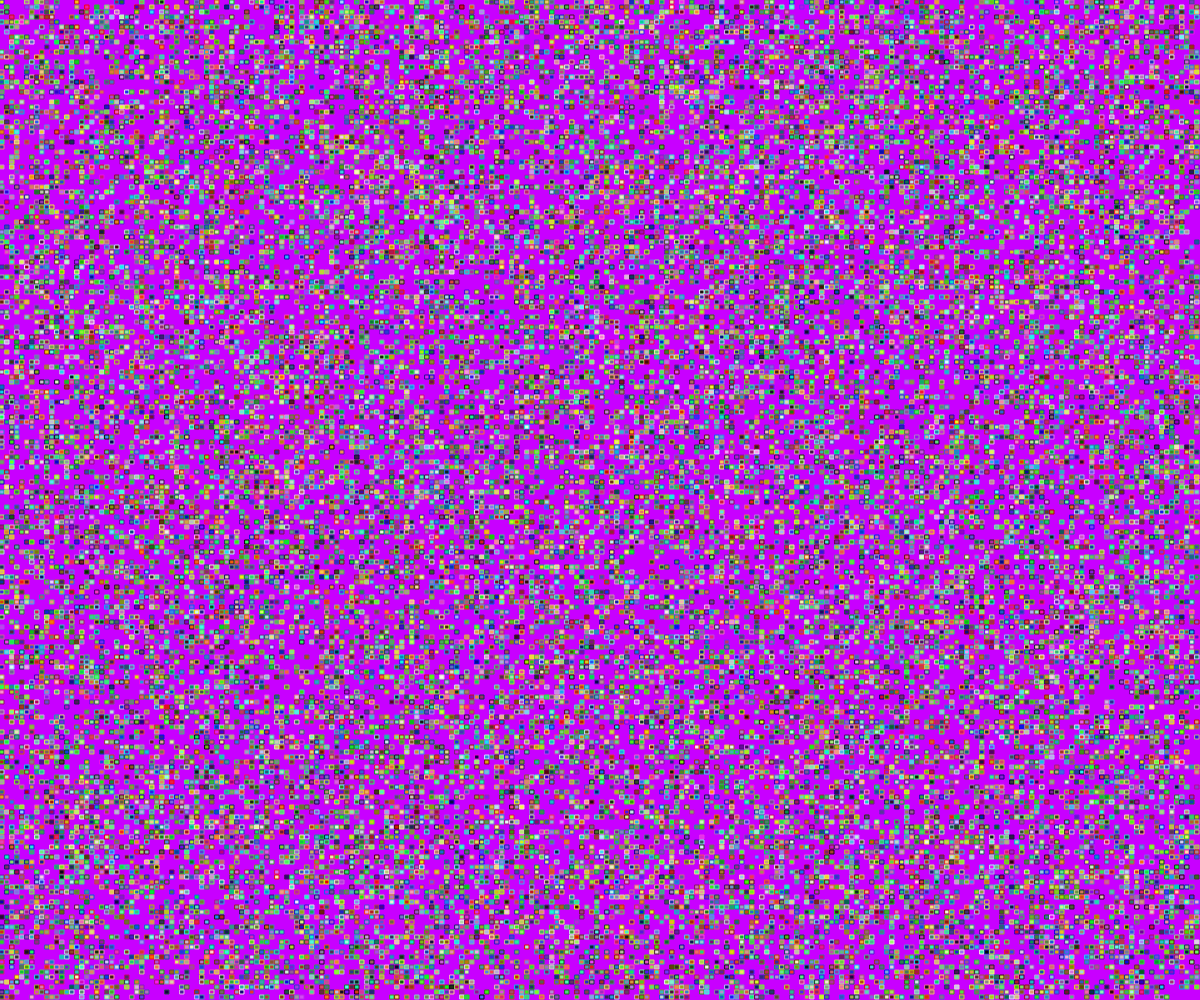
Frame 1 (no input)
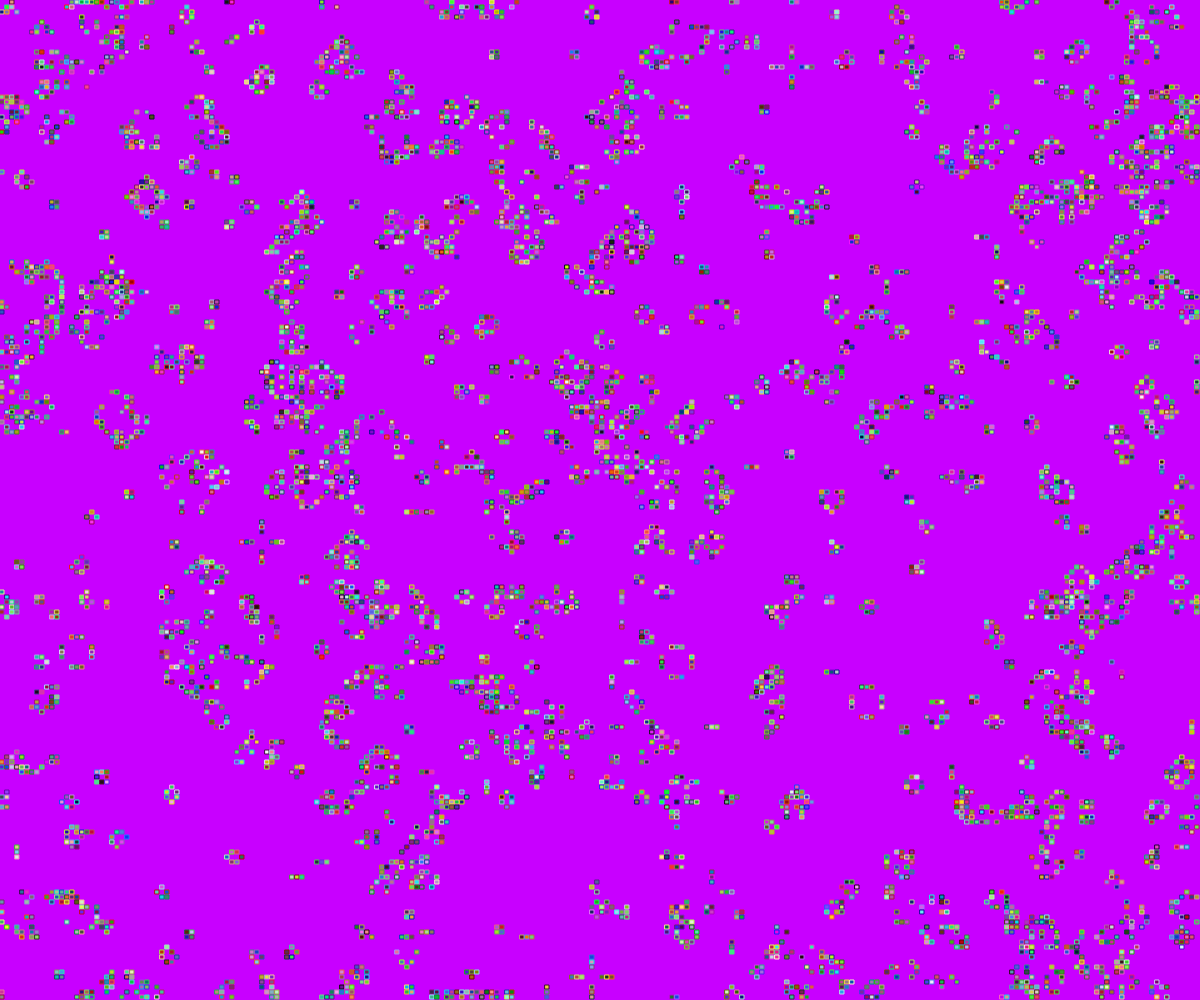
Frame 60 (no input)
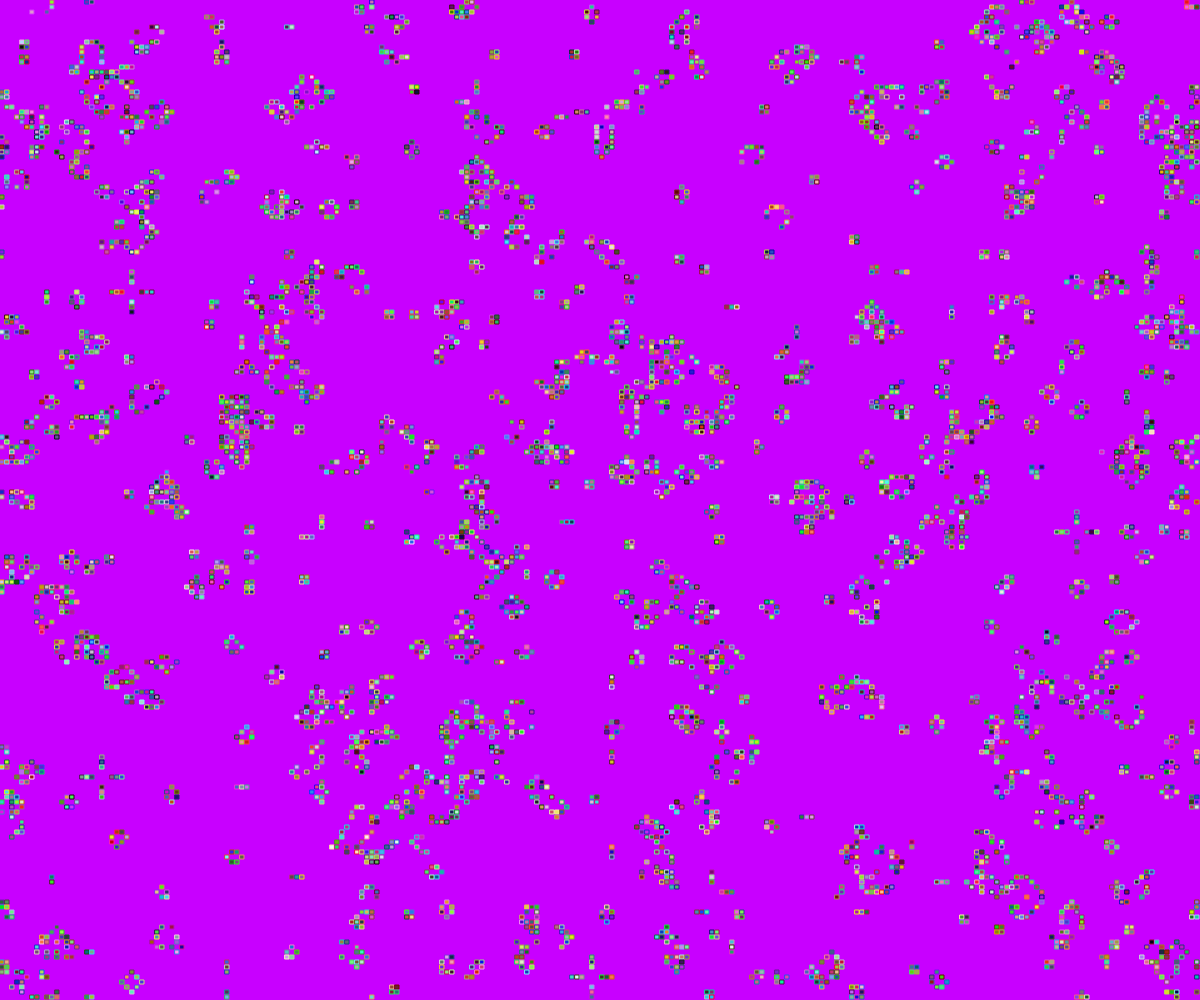
Frame 120 (the mouse pressed at the canvas centre since frame 60)

The p5.js sketch that drew these frames (run headless with seeded random() and noise() and a simulated clock; from frame 60 on, the mouse is pressed at the canvas centre):

// p5.js sketch
// ── sketch.js
function make2DArray(cols, rows) {
  console.log("This is cols", cols)
  let arr = new Array(cols);
  for (let i = 0; i < arr.length; i++) {
    arr[i] = new Array(rows);
  }
  return arr;
}

let grid;
let cols;
let rows;
let resolution = 5;  //change the resolution
let fr = 120          //change the fps
function setup() {
  canvas.width  = window.innerWidth;
  canvas.height = window.innerHeight;
  c = createCanvas(w, h);
  cols = floor(w / resolution);
  rows = floor(h / resolution);

  grid = make2DArray(cols, rows);
  for (let i = 0; i < cols; i++) {
    for (let j = 0; j < rows; j++) {
      grid[i][j] = floor(random(2));
    }
  }
}
function randomNumber(min, max) { 
  return Math.floor(Math.random() * (max - min) + min);
} 
var w = window.innerWidth;
var h = window.innerHeight; 
function draw() {
  background(200,0,255);
  frameRate(fr);
  for (let i = 0; i < cols; i++) {
    for (let j = 0; j < rows; j++) {
      let x = i * resolution;
      let y = j * resolution;
      if (grid[i][j] == 1) {
        fill(randomNumber(0,255),randomNumber(0,255),randomNumber(0,255));
        stroke(randomNumber(0,255),randomNumber(0,255),randomNumber(0,255));
        rect(x, y, resolution - 1, resolution - 1);
      }
    }
  }

  let next = make2DArray(cols, rows);

  // Compute next based on grid
  for (let i = 0; i < cols; i++) {
    for (let j = 0; j < rows; j++) {
      let state = grid[i][j];
      // Count live neighbors!
      let sum = 0;
      let neighbors = countNeighbors(grid, i, j);

      if (state == 0 && neighbors == 3) {
        next[i][j] = 1;
      } else if (state == 1 && (neighbors < 2 || neighbors > 3)) {
        next[i][j] = 0;
      } else {
        next[i][j] = state;
      }
    }
  }

  grid = next;
}

function countNeighbors(grid, x, y) {
  let sum = 0;
  for (let i = -1; i < 2; i++) {
    for (let j = -1; j < 2; j++) {
      let col = (x + i + cols) % cols;
      let row = (y + j + rows) % rows;
      sum += grid[col][row];
    }
  }
  sum -= grid[x][y];
  return sum;
}
